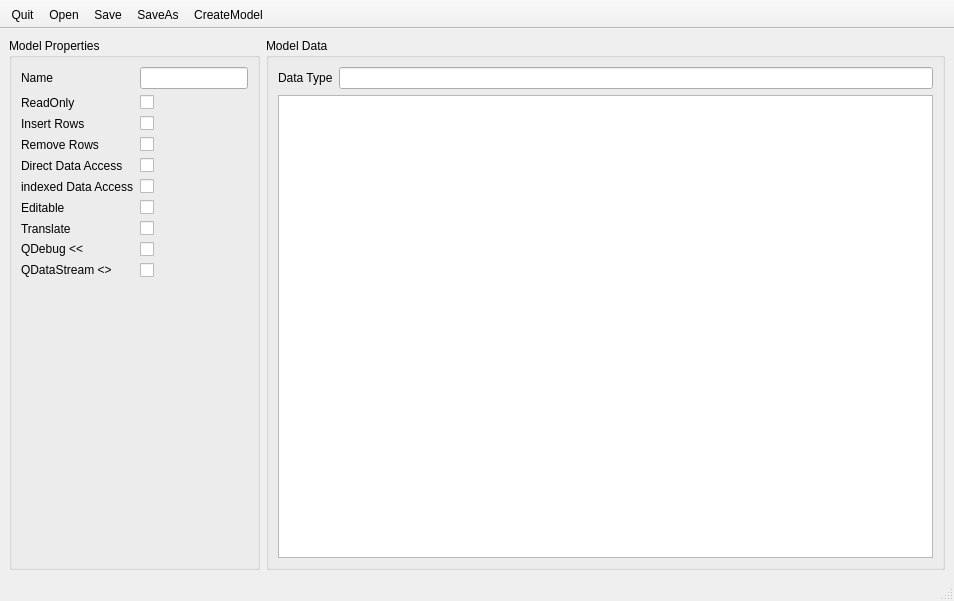
<?xml version="1.0" encoding="UTF-8"?>
<ui version="4.0">
 <class>MainWindow</class>
 <widget class="QMainWindow" name="MainWindow">
  <property name="geometry">
   <rect>
    <x>0</x>
    <y>0</y>
    <width>954</width>
    <height>601</height>
   </rect>
  </property>
  <property name="windowTitle">
   <string>MainWindow</string>
  </property>
  <property name="windowIcon">
   <iconset resource="logo.qrc">
    <normaloff>:/logo.png</normaloff>:/logo.png</iconset>
  </property>
  <widget class="QWidget" name="centralwidget">
   <layout class="QHBoxLayout" name="horizontalLayout_2">
    <item>
     <widget class="QGroupBox" name="groupBox_2">
      <property name="sizePolicy">
       <sizepolicy hsizetype="Minimum" vsizetype="Preferred">
        <horstretch>0</horstretch>
        <verstretch>0</verstretch>
       </sizepolicy>
      </property>
      <property name="baseSize">
       <size>
        <width>200</width>
        <height>0</height>
       </size>
      </property>
      <property name="title">
       <string>Model Properties</string>
      </property>
      <layout class="QFormLayout" name="formLayout">
       <item row="0" column="0">
        <widget class="QLabel" name="label_8">
         <property name="text">
          <string>Name</string>
         </property>
        </widget>
       </item>
       <item row="0" column="1">
        <widget class="QLineEdit" name="modelName">
         <property name="toolTip">
          <string>&lt;html&gt;&lt;head/&gt;&lt;body&gt;&lt;p&gt;The model name. Also used for the file name to create.&lt;/p&gt;&lt;/body&gt;&lt;/html&gt;</string>
         </property>
        </widget>
       </item>
       <item row="1" column="1">
        <widget class="QCheckBox" name="cbReadOnly">
         <property name="text">
          <string/>
         </property>
        </widget>
       </item>
       <item row="1" column="0">
        <widget class="QLabel" name="label_3">
         <property name="toolTip">
          <string>&lt;html&gt;&lt;head/&gt;&lt;body&gt;&lt;p&gt;Read Only means the methods to change the model (setData()..) are not created.&lt;/p&gt;&lt;/body&gt;&lt;/html&gt;</string>
         </property>
         <property name="text">
          <string>ReadOnly</string>
         </property>
        </widget>
       </item>
       <item row="2" column="0">
        <widget class="QLabel" name="label_4">
         <property name="toolTip">
          <string>&lt;html&gt;&lt;head/&gt;&lt;body&gt;&lt;p&gt;create method to insert rows.&lt;/p&gt;&lt;/body&gt;&lt;/html&gt;</string>
         </property>
         <property name="text">
          <string>Insert Rows</string>
         </property>
        </widget>
       </item>
       <item row="2" column="1">
        <widget class="QCheckBox" name="cbInsert">
         <property name="text">
          <string/>
         </property>
        </widget>
       </item>
       <item row="3" column="0">
        <widget class="QLabel" name="label_5">
         <property name="toolTip">
          <string>&lt;html&gt;&lt;head/&gt;&lt;body&gt;&lt;p&gt;create method to remove rows.&lt;/p&gt;&lt;/body&gt;&lt;/html&gt;</string>
         </property>
         <property name="text">
          <string>Remove Rows</string>
         </property>
        </widget>
       </item>
       <item row="3" column="1">
        <widget class="QCheckBox" name="cbRemove">
         <property name="text">
          <string/>
         </property>
        </widget>
       </item>
       <item row="4" column="0">
        <widget class="QLabel" name="label_6">
         <property name="toolTip">
          <string>&lt;html&gt;&lt;head/&gt;&lt;body&gt;&lt;p&gt;create a method to access the internal data set.&lt;/p&gt;&lt;/body&gt;&lt;/html&gt;</string>
         </property>
         <property name="text">
          <string>Direct Data Access</string>
         </property>
        </widget>
       </item>
       <item row="4" column="1">
        <widget class="QCheckBox" name="cbDirectAcess">
         <property name="text">
          <string/>
         </property>
        </widget>
       </item>
       <item row="5" column="0">
        <widget class="QLabel" name="label_7">
         <property name="toolTip">
          <string>&lt;html&gt;&lt;head/&gt;&lt;body&gt;&lt;p&gt;create method to access the internal data by index.&lt;/p&gt;&lt;/body&gt;&lt;/html&gt;</string>
         </property>
         <property name="text">
          <string>indexed Data Access</string>
         </property>
        </widget>
       </item>
       <item row="5" column="1">
        <widget class="QCheckBox" name="cbIndexAccess">
         <property name="text">
          <string/>
         </property>
        </widget>
       </item>
       <item row="6" column="0">
        <widget class="QLabel" name="label_2">
         <property name="toolTip">
          <string>&lt;html&gt;&lt;head/&gt;&lt;body&gt;&lt;p&gt;Make the data feilds editable (flags).&lt;/p&gt;&lt;/body&gt;&lt;/html&gt;</string>
         </property>
         <property name="text">
          <string>Editable</string>
         </property>
        </widget>
       </item>
       <item row="6" column="1">
        <widget class="QCheckBox" name="cbEditable">
         <property name="text">
          <string/>
         </property>
        </widget>
       </item>
       <item row="7" column="0">
        <widget class="QLabel" name="label_9">
         <property name="text">
          <string>Translate</string>
         </property>
        </widget>
       </item>
       <item row="7" column="1">
        <widget class="QCheckBox" name="cbTranslate">
         <property name="text">
          <string/>
         </property>
        </widget>
       </item>
       <item row="9" column="0">
        <widget class="QLabel" name="label_10">
         <property name="text">
          <string>QDataStream &lt;&lt;/&gt;&gt;</string>
         </property>
        </widget>
       </item>
       <item row="9" column="1">
        <widget class="QCheckBox" name="cbDataStream">
         <property name="text">
          <string/>
         </property>
        </widget>
       </item>
       <item row="8" column="0">
        <widget class="QLabel" name="label_11">
         <property name="text">
          <string>QDebug &lt;&lt;</string>
         </property>
        </widget>
       </item>
       <item row="8" column="1">
        <widget class="QCheckBox" name="cbDebug">
         <property name="text">
          <string/>
         </property>
        </widget>
       </item>
      </layout>
     </widget>
    </item>
    <item>
     <widget class="QGroupBox" name="groupBox">
      <property name="sizePolicy">
       <sizepolicy hsizetype="Expanding" vsizetype="Preferred">
        <horstretch>1</horstretch>
        <verstretch>0</verstretch>
       </sizepolicy>
      </property>
      <property name="title">
       <string>Model Data</string>
      </property>
      <layout class="QVBoxLayout" name="verticalLayout">
       <item>
        <layout class="QHBoxLayout" name="horizontalLayout">
         <item>
          <widget class="QLabel" name="label">
           <property name="text">
            <string>Data Type</string>
           </property>
          </widget>
         </item>
         <item>
          <widget class="QLineEdit" name="dataType">
           <property name="toolTip">
            <string>&lt;html&gt;&lt;head/&gt;&lt;body&gt;&lt;p&gt;Name of the data structure&lt;/p&gt;&lt;/body&gt;&lt;/html&gt;</string>
           </property>
           <property name="clearButtonEnabled">
            <bool>true</bool>
           </property>
          </widget>
         </item>
        </layout>
       </item>
       <item>
        <widget class="TableViewWithAddDel" name="dataStructView">
         <property name="contextMenuPolicy">
          <enum>Qt::CustomContextMenu</enum>
         </property>
         <property name="alternatingRowColors">
          <bool>true</bool>
         </property>
         <property name="selectionMode">
          <enum>QAbstractItemView::SingleSelection</enum>
         </property>
         <attribute name="horizontalHeaderCascadingSectionResizes">
          <bool>true</bool>
         </attribute>
         <attribute name="horizontalHeaderStretchLastSection">
          <bool>true</bool>
         </attribute>
         <attribute name="verticalHeaderCascadingSectionResizes">
          <bool>false</bool>
         </attribute>
        </widget>
       </item>
      </layout>
     </widget>
    </item>
   </layout>
  </widget>
  <widget class="QMenuBar" name="menubar">
   <property name="geometry">
    <rect>
     <x>0</x>
     <y>0</y>
     <width>954</width>
     <height>19</height>
    </rect>
   </property>
  </widget>
  <widget class="QStatusBar" name="statusbar"/>
  <widget class="QToolBar" name="toolBar">
   <property name="windowTitle">
    <string>toolBar</string>
   </property>
   <property name="toolTip">
    <string/>
   </property>
   <property name="movable">
    <bool>false</bool>
   </property>
   <attribute name="toolBarArea">
    <enum>TopToolBarArea</enum>
   </attribute>
   <attribute name="toolBarBreak">
    <bool>false</bool>
   </attribute>
   <addaction name="actionQuit"/>
   <addaction name="actionOpen"/>
   <addaction name="actionSave"/>
   <addaction name="actionSaveAs"/>
   <addaction name="actionCreateModel"/>
  </widget>
  <action name="actionQuit">
   <property name="icon">
    <iconset resource="templateQt5/lib/utils/stdicons.qrc">
     <normaloff>:/stdicons/exit.png</normaloff>:/stdicons/exit.png</iconset>
   </property>
   <property name="text">
    <string>Quit</string>
   </property>
   <property name="shortcut">
    <string>Ctrl+Q</string>
   </property>
  </action>
  <action name="actionOpen">
   <property name="icon">
    <iconset resource="templateQt5/lib/utils/stdicons.qrc">
     <normaloff>:/fileopen</normaloff>:/fileopen</iconset>
   </property>
   <property name="text">
    <string>Open</string>
   </property>
   <property name="toolTip">
    <string>&lt;html&gt;&lt;head/&gt;&lt;body&gt;&lt;p&gt;Open an existing model description.&lt;/p&gt;&lt;/body&gt;&lt;/html&gt;</string>
   </property>
   <property name="shortcut">
    <string>Ctrl+O</string>
   </property>
  </action>
  <action name="actionSave">
   <property name="icon">
    <iconset resource="templateQt5/lib/utils/stdicons.qrc">
     <normaloff>:/doc-save</normaloff>:/doc-save</iconset>
   </property>
   <property name="text">
    <string>Save</string>
   </property>
   <property name="toolTip">
    <string>&lt;html&gt;&lt;head/&gt;&lt;body&gt;&lt;p&gt;Save the model dscription.&lt;/p&gt;&lt;/body&gt;&lt;/html&gt;</string>
   </property>
   <property name="shortcut">
    <string>Ctrl+S</string>
   </property>
  </action>
  <action name="actionSaveAs">
   <property name="icon">
    <iconset resource="templateQt5/lib/utils/stdicons.qrc">
     <normaloff>:/doc-save-as</normaloff>:/doc-save-as</iconset>
   </property>
   <property name="text">
    <string>SaveAs</string>
   </property>
   <property name="toolTip">
    <string>&lt;html&gt;&lt;head/&gt;&lt;body&gt;&lt;p&gt;Save the model dscription under a new name.&lt;/p&gt;&lt;/body&gt;&lt;/html&gt;</string>
   </property>
  </action>
  <action name="actionCreateModel">
   <property name="icon">
    <iconset resource="templateQt5/lib/utils/stdicons.qrc">
     <normaloff>:/wizard</normaloff>:/wizard</iconset>
   </property>
   <property name="text">
    <string>CreateModel</string>
   </property>
   <property name="toolTip">
    <string>Create the Model</string>
   </property>
  </action>
 </widget>
 <customwidgets>
  <customwidget>
   <class>TableViewWithAddDel</class>
   <extends>QTableView</extends>
   <header>tableviewwithadddel.h</header>
  </customwidget>
 </customwidgets>
 <resources>
  <include location="logo.qrc"/>
  <include location="templateQt5/lib/utils/stdicons.qrc"/>
 </resources>
 <connections/>
</ui>
